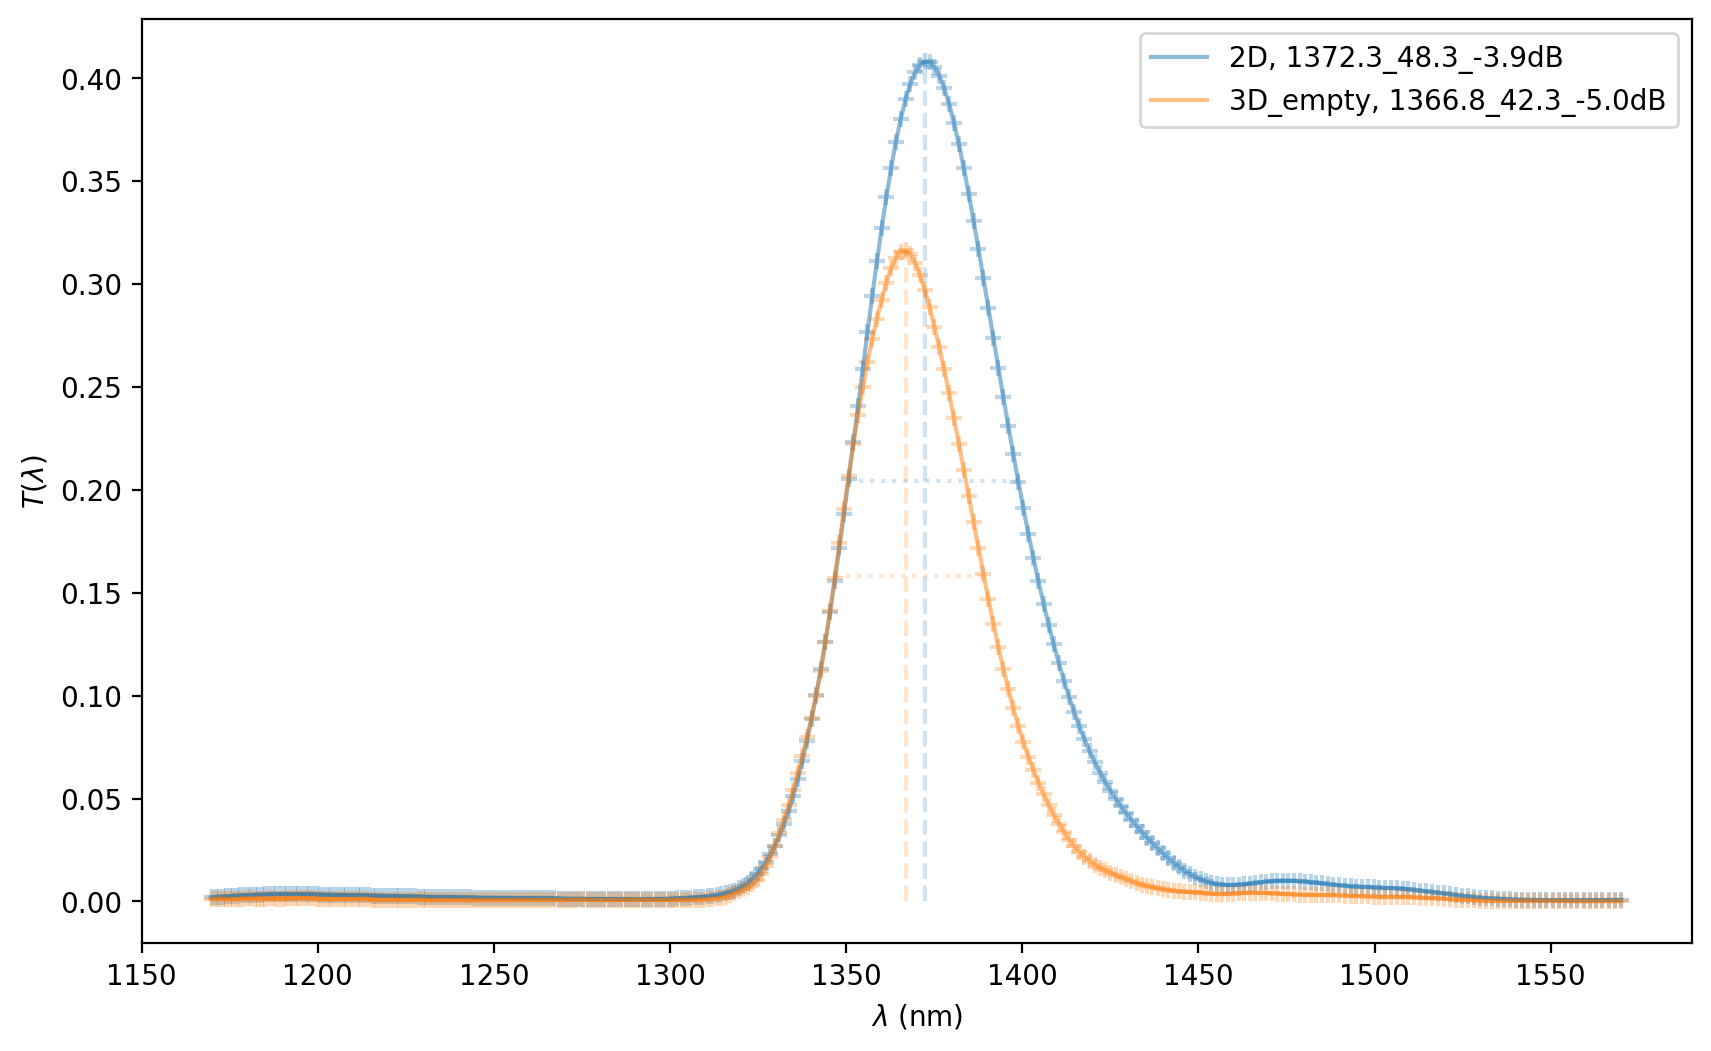

Here is the Python script that generated this plot:
import matplotlib.pyplot as plt
import numpy as np
import os
import sys

sys.path.append("../..")
sys.path.append("..")
from json_uuid import uuid_to_wd, getdataName
from lib.gaussian.gaussian_fit_1d import arb_fit_1d

if __name__ == "__main__":
    uuid = "24d0"
    dataName = getdataName(uuid)
    fig, ax = plt.subplots(figsize=(10, 6))
    # >>> 2D <<< #
    fileName = "{:s}_transmission.txt".format(dataName)
    data = np.loadtxt(fileName)
    arb_fit_1d(ax, data[:, 0] * 1e3, data[:, 1], "2D")
    # >>> 3D <<< #
    tether_typ_list = [
        "empty",
    ]
    for tether_typ in tether_typ_list:
        fileName = "{:s}_{:s}_3D_simulated_transmission.txt".format(
            dataName, tether_typ
        )
        data = np.loadtxt(fileName)
        arb_fit_1d(ax, data[:, 0] * 1e3, data[:, 1], "3D_{:s}".format(tether_typ))

    plt.legend()
    plt.savefig(
        "{:s}_compare_transmission.png".format(uuid), dpi=200, bbox_inches="tight"
    )
    plt.show()
